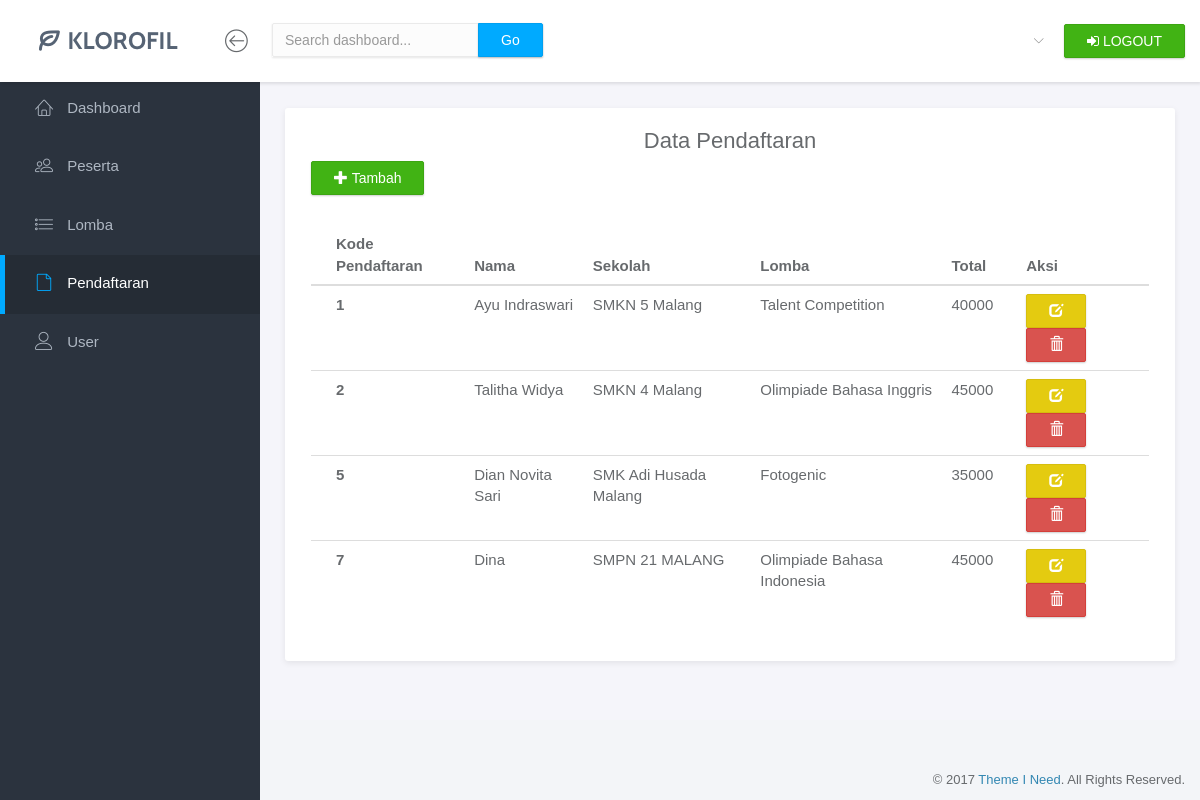
Screenshot of /index.php/pendaftaran with the database file from the repository.
### tables this page shows
CREATE TABLE `pendaftaran` (
  `kode_pendaftaran` int(10) NOT NULL,
  `kode_peserta` int(10) NOT NULL,
  `kode_lomba` varchar(10) NOT NULL
);

CREATE TABLE `peserta` (
  `kode_peserta` int(10) NOT NULL,
  `nama` varchar(30) NOT NULL,
  `kelas` varchar(10) NOT NULL,
  `sekolah` varchar(30) NOT NULL,
  `asal_kota` varchar(30) NOT NULL
);

CREATE TABLE `lomba` (
  `kode_lomba` varchar(10) NOT NULL,
  `nama_lomba` varchar(50) NOT NULL,
  `harga` int(11) NOT NULL
);

### application/controllers/Pendaftaran.php (called while the page is built, shortened)
<?php
class Pendaftaran extends CI_Controller{
	function __construct(){
		$this->load->model('Pendaftaran_model');
		$this->load->model('Peserta_model');
		$this->load->model('Lomba_model');
	}
	public function index(){
		$data['pendaftaran'] = $this->Pendaftaran_model->tampilPendaftaran();
		$this->load->view('pendaftaran_view.php', $data);
	}
}
?>

### index.php (called while the page is built, shortened)
<?php
require_once BASEPATH.'core/CodeIgniter.php';

### application/models/Pendaftaran_model.php (called while the page is built, shortened)
<?php
class Pendaftaran_model extends CI_Model{
	public function tampilpendaftaran(){
		$this->db->select('*');
 		$this->db->from('pendaftaran');
		$this->db->join('peserta','peserta.kode_peserta = pendaftaran.kode_peserta');
      	$this->db->join('lomba','lomba.kode_lomba = pendaftaran.kode_lomba');
      	$query = $this->db->get()->result();
      	return $query;
	}
	}
?>

### application/views/pendaftaran_view.php (the view, shortened to what this page needs)
<!doctype html>
<html lang="en">
<head>
	<link rel="stylesheet" href="<?php echo base_url();?>assets/vendor/bootstrap/css/bootstrap.min.css">
	<link rel="stylesheet" href="<?php echo base_url();?>assets/vendor/font-awesome/css/font-awesome.min.css">
	<link rel="stylesheet" href="<?php echo base_url();?>assets/vendor/linearicons/style.css">
	<link rel="stylesheet" href="<?php echo base_url();?>assets/vendor/chartist/css/chartist-custom.css">
	<link rel="stylesheet" href="<?php echo base_url();?>assets/css/main.css">
	<link rel="stylesheet" href="<?php echo base_url();?>assets/css/demo.css">
</head>
<body>
	<div id="wrapper">
		<nav class="navbar navbar-default navbar-fixed-top">
			<div class="brand">
				<img src="<?php base_url();?>../assets/img/logo-dark.png" alt="Klorofil Logo" class="img-responsive logo">
			</div>
			<div class="container-fluid">
				<div class="navbar-btn">
					<button type="button" class="btn-toggle-fullwidth"><i class="lnr lnr-arrow-left-circle"></i></button>
				</div>
				<form class="navbar-form navbar-left">
					<div class="input-group">
						<input type="text" value="" class="form-control" placeholder="Search dashboard...">
						<span class="input-group-btn"><button type="button" class="btn btn-primary">Go</button></span>
					</div>
				</form>
				<div class="navbar-btn navbar-btn-right">
					<a class="btn btn-success update-pro" href="<?php echo base_url();?>index.php/Logout/"><i class="fa fa-sign-in"></i><span> LOGOUT</span></a>
				</div>
				<div id="navbar-menu">
					<ul class="nav navbar-nav navbar-right">
						<li class="dropdown">
							<a href="<?php echo base_url();?>#" class="dropdown-toggle" data-toggle="dropdown"> <span><?php echo $this->session->userdata('nama_user'); ?></span> <i class="icon-submenu lnr lnr-chevron-down"></i></a>
						</li>
					</ul>
				</div>
			</div>
		</nav>
		<div id="sidebar-nav" class="sidebar">
			<div class="sidebar-scroll">
				<nav>
					<ul class="nav">
						<li><a href="<?php echo base_url();?>index.php/Template" class=""><i class="lnr lnr-home"></i> <span>Dashboard</span></a></li>
						<li><a href="<?php echo base_url();?>index.php/Peserta" class=""><i class="lnr lnr-users"></i> <span>Peserta</span></a></li>
						<li><a href="<?php echo base_url();?>index.php/Lomba" class=""><i class="lnr lnr-list"></i> <span>Lomba</span></a></li>
						<li><a href="<?php echo base_url();?>index.php/Pendaftaran" class="active"><i class="lnr lnr-file-empty"></i> <span>Pendaftaran</span></a></li>
						<li><a href="<?php echo base_url();?>index.php/User" class=""><i class="lnr lnr-user"></i> <span>User</span></a></li>
					</ul>
				</nav>
			</div>
		</div>
		<div class="main">
			<div class="main-content">
				<div class="container-fluid">
					<div class="panel panel-headline">
						<div class="panel-heading">
							<h3 class="panel-title" align="center">Data Pendaftaran</h3>
					        <a href="<?php echo base_url();?>index.php/Pendaftaran/tambah" class="btn btn-success"><span class="glyphicon glyphicon-plus"></span> Tambah</a>
						</div>
						<div class="panel-body">
							<div class="row">
								<div class="col-md-12">
									<table class="table table-hover">
					                  <thead>
					                    <tr>
					                      <th scope="col">Kode Pendaftaran</th>
					                      <th scope="col">Nama</th>
					                      <th scope="col">Sekolah</th>
					                      <th scope="col">Lomba</th>
					                      <th scope="col">Total</th>
					                      <th scope="col">Aksi</th>
					                    </tr>
					                  </thead>
					                  <tbody>
					                    <?php
					                      foreach ($pendaftaran as $pdf) {
					                      ?>
					                    <tr>
					                      <th scope="row"><?php echo $pdf->kode_pendaftaran; ?></th>
					                      <td><?php echo $pdf->nama; ?></td>
					                      <td><?php echo $pdf->sekolah; ?></td>
					                      <td><?php echo $pdf->nama_lomba; ?></td>
					                      <td><?php echo $pdf->harga; ?></td>
					                      <td>
					                        <a href="<?php echo base_url();?>index.php/Pendaftaran/ubah/<?php echo $pdf->kode_pendaftaran;?>" class="btn btn-warning"><span class="glyphicon glyphicon-edit"></span></a>
					                        <a href="<?php echo base_url();?>index.php/Pendaftaran/hapus/<?php echo $pdf->kode_pendaftaran;?>" onclick="return confirm('Apakah anda yakin?')" class="btn btn-danger">
					                        <span class="glyphicon glyphicon-trash"></span></a>
					                      </td>
					                    </tr>
					                    <?php
					                      }
					                     ?>
					                  </tbody>
					                </table>
								</div>
							</div>
						</div>
					</div>
					</div>
				</div>
			</div>
		</div>
		<footer>
			<div class="container-fluid">
				<p class="copyright">&copy; 2017 <a href="<?php echo base_url();?>https://www.themeineed.com" target="_blank">Theme I Need</a>. All Rights Reserved.</p>
			</div>
		</footer>
</body>
</html>

### rows the page displays
pendaftaran: kode_pendaftaran "1", kode_peserta.nama "Ayu Indraswari", kode_peserta.sekolah "SMKN 5 Malang", kode_lomba.nama_lomba "Talent Competition", kode_lomba.harga "40000"
pendaftaran: kode_pendaftaran "2", kode_peserta.nama "Talitha Widya", kode_peserta.sekolah "SMKN 4 Malang", kode_lomba.nama_lomba "Olimpiade Bahasa Inggris", kode_lomba.harga "45000"
pendaftaran: kode_pendaftaran "5", kode_peserta.nama "Dian Novita Sari", kode_peserta.sekolah "SMK Adi Husada Malang", kode_lomba.nama_lomba "Fotogenic", kode_lomba.harga "35000"
pendaftaran: kode_pendaftaran "7", kode_peserta.nama "Dina", kode_peserta.sekolah "SMPN 21 MALANG", kode_lomba.nama_lomba "Olimpiade Bahasa Indonesia", kode_lomba.harga "45000"
